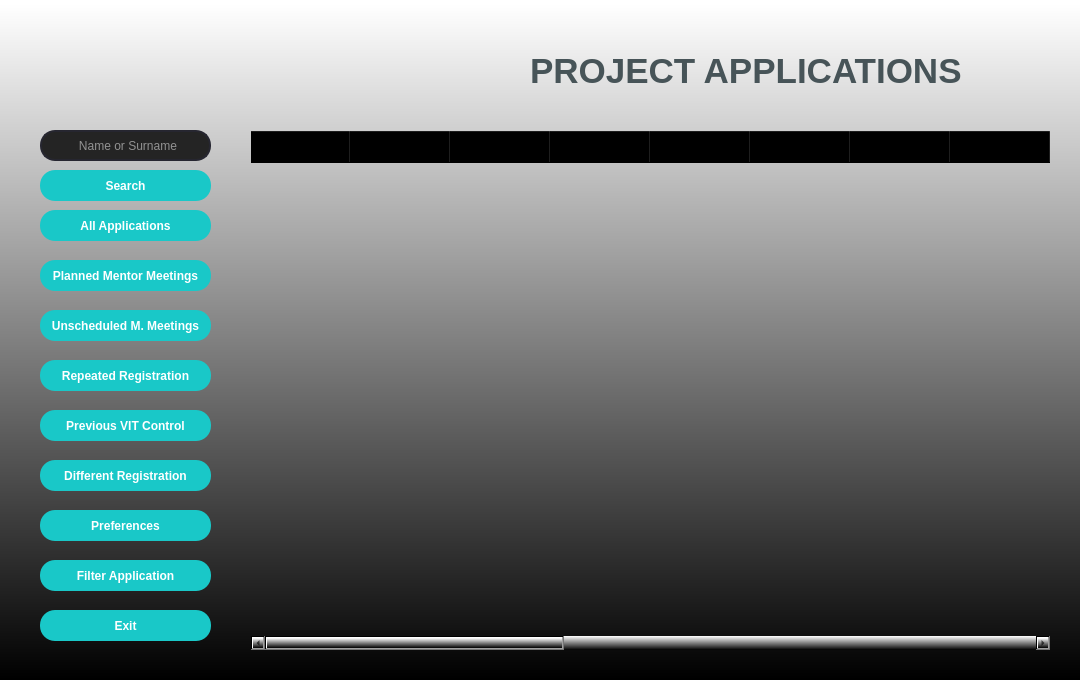
<?xml version="1.0" encoding="UTF-8"?>
<ui version="4.0">
 <class>Form</class>
 <widget class="QWidget" name="Form">
  <property name="geometry">
   <rect>
    <x>0</x>
    <y>0</y>
    <width>1080</width>
    <height>680</height>
   </rect>
  </property>
  <property name="minimumSize">
   <size>
    <width>1080</width>
    <height>680</height>
   </size>
  </property>
  <property name="maximumSize">
   <size>
    <width>1080</width>
    <height>680</height>
   </size>
  </property>
  <property name="windowTitle">
   <string>APPLICATION</string>
  </property>
  <property name="windowIcon">
   <iconset>
    <normaloff>pictures/wehere_icon.png</normaloff>pictures/wehere_icon.png</iconset>
  </property>
  <property name="styleSheet">
   <string notr="true">background-color: qlineargradient(spread:pad, x1:0.499773, y1:1, x2:0.5, y2:0.00568182, stop:0 rgba(0, 0, 0, 255), stop:1 rgba(255, 255, 255, 255));</string>
  </property>
  <widget class="QPushButton" name="pushButton_app_all_app">
   <property name="geometry">
    <rect>
     <x>40</x>
     <y>210</y>
     <width>171</width>
     <height>31</height>
    </rect>
   </property>
   <property name="font">
    <font>
     <bold>true</bold>
    </font>
   </property>
   <property name="styleSheet">
    <string notr="true">QPushButton{
	border-radius : 15px;
	background-color : rgb(25, 200, 200);
	color: rgb(255, 255, 255);
}
QPushButton:hover{
	background-color: rgb(20, 135, 135);
}</string>
   </property>
   <property name="text">
    <string>All Applications</string>
   </property>
  </widget>
  <widget class="QLabel" name="label">
   <property name="geometry">
    <rect>
     <x>270</x>
     <y>22</y>
     <width>261</width>
     <height>101</height>
    </rect>
   </property>
   <property name="styleSheet">
    <string notr="true">background-color: rgba(0, 0, 0,0%);</string>
   </property>
   <property name="text">
    <string/>
   </property>
   <property name="pixmap">
    <pixmap>pictures/wehere_logo.ico</pixmap>
   </property>
  </widget>
  <widget class="QPushButton" name="pushButton_app_planned_mentor">
   <property name="geometry">
    <rect>
     <x>40</x>
     <y>260</y>
     <width>171</width>
     <height>31</height>
    </rect>
   </property>
   <property name="font">
    <font>
     <bold>true</bold>
    </font>
   </property>
   <property name="styleSheet">
    <string notr="true">QPushButton{
	border-radius : 15px;
	background-color : rgb(25, 200, 200);
	color: rgb(255, 255, 255);
}
QPushButton:hover{
	background-color: rgb(20, 135, 135);
}</string>
   </property>
   <property name="text">
    <string>Planned Mentor Meetings</string>
   </property>
  </widget>
  <widget class="QPushButton" name="pushButton_app_unscheduled_meeting">
   <property name="geometry">
    <rect>
     <x>40</x>
     <y>310</y>
     <width>171</width>
     <height>31</height>
    </rect>
   </property>
   <property name="font">
    <font>
     <bold>true</bold>
    </font>
   </property>
   <property name="styleSheet">
    <string notr="true">QPushButton{
	border-radius : 15px;
	background-color : rgb(25, 200, 200);
	color: rgb(255, 255, 255);
}
QPushButton:hover{
	background-color: rgb(20, 135, 135);
}</string>
   </property>
   <property name="text">
    <string>Unscheduled M. Meetings</string>
   </property>
  </widget>
  <widget class="QPushButton" name="pushButton_app_pre_vit_control">
   <property name="geometry">
    <rect>
     <x>40</x>
     <y>410</y>
     <width>171</width>
     <height>31</height>
    </rect>
   </property>
   <property name="font">
    <font>
     <bold>true</bold>
    </font>
   </property>
   <property name="styleSheet">
    <string notr="true">QPushButton{
	border-radius : 15px;
	background-color : rgb(25, 200, 200);
	color: rgb(255, 255, 255);
}
QPushButton:hover{
	background-color: rgb(20, 135, 135);
}</string>
   </property>
   <property name="text">
    <string>Previous VIT Control</string>
   </property>
  </widget>
  <widget class="QPushButton" name="pushButton_app_rep_registrations">
   <property name="geometry">
    <rect>
     <x>40</x>
     <y>360</y>
     <width>171</width>
     <height>31</height>
    </rect>
   </property>
   <property name="font">
    <font>
     <bold>true</bold>
    </font>
   </property>
   <property name="styleSheet">
    <string notr="true">QPushButton{
	border-radius : 15px;
	background-color : rgb(25, 200, 200);
	color: rgb(255, 255, 255);
}
QPushButton:hover{
	background-color: rgb(20, 135, 135);
}</string>
   </property>
   <property name="text">
    <string>Repeated Registration</string>
   </property>
  </widget>
  <widget class="QPushButton" name="pushButton_diff_registration">
   <property name="geometry">
    <rect>
     <x>40</x>
     <y>460</y>
     <width>171</width>
     <height>31</height>
    </rect>
   </property>
   <property name="font">
    <font>
     <bold>true</bold>
    </font>
   </property>
   <property name="styleSheet">
    <string notr="true">QPushButton{
	border-radius : 15px;
	background-color : rgb(25, 200, 200);
	color: rgb(255, 255, 255);
}
QPushButton:hover{
	background-color: rgb(20, 135, 135);
}</string>
   </property>
   <property name="text">
    <string>Different Registration</string>
   </property>
  </widget>
  <widget class="QPushButton" name="pushButton_app_preferences">
   <property name="geometry">
    <rect>
     <x>40</x>
     <y>510</y>
     <width>171</width>
     <height>31</height>
    </rect>
   </property>
   <property name="font">
    <font>
     <bold>true</bold>
    </font>
   </property>
   <property name="styleSheet">
    <string notr="true">QPushButton{
	border-radius : 15px;
	background-color : rgb(25, 200, 200);
	color: rgb(255, 255, 255);
}
QPushButton:hover{
	background-color: rgb(20, 135, 135);
}</string>
   </property>
   <property name="text">
    <string>Preferences</string>
   </property>
  </widget>
  <widget class="QPushButton" name="pushButton_app_filter_app">
   <property name="geometry">
    <rect>
     <x>40</x>
     <y>560</y>
     <width>171</width>
     <height>31</height>
    </rect>
   </property>
   <property name="font">
    <font>
     <bold>true</bold>
    </font>
   </property>
   <property name="styleSheet">
    <string notr="true">QPushButton{
	border-radius : 15px;
	background-color : rgb(25, 200, 200);
	color: rgb(255, 255, 255);
}
QPushButton:hover{
	background-color: rgb(20, 135, 135);
}</string>
   </property>
   <property name="text">
    <string>Filter Application</string>
   </property>
  </widget>
  <widget class="QPushButton" name="pushButton_app_exit">
   <property name="geometry">
    <rect>
     <x>40</x>
     <y>610</y>
     <width>171</width>
     <height>31</height>
    </rect>
   </property>
   <property name="font">
    <font>
     <bold>true</bold>
    </font>
   </property>
   <property name="styleSheet">
    <string notr="true">QPushButton{
	border-radius : 15px;
	background-color : rgb(25, 200, 200);
	color: rgb(255, 255, 255);
}
QPushButton:hover{
	background-color: rgb(20, 135, 135);
}</string>
   </property>
   <property name="text">
    <string>Exit</string>
   </property>
  </widget>
  <widget class="QPushButton" name="pushButton_app_search">
   <property name="geometry">
    <rect>
     <x>40</x>
     <y>170</y>
     <width>171</width>
     <height>31</height>
    </rect>
   </property>
   <property name="font">
    <font>
     <bold>true</bold>
    </font>
   </property>
   <property name="styleSheet">
    <string notr="true">QPushButton{
	border-radius : 15px;
	background-color : rgb(25, 200, 200);
	color: rgb(255, 255, 255);
}
QPushButton:hover{
	background-color: rgb(20, 135, 135);
}</string>
   </property>
   <property name="text">
    <string>Search</string>
   </property>
  </widget>
  <widget class="QTableWidget" name="tableWidget">
   <property name="geometry">
    <rect>
     <x>250</x>
     <y>130</y>
     <width>801</width>
     <height>521</height>
    </rect>
   </property>
   <property name="maximumSize">
    <size>
     <width>801</width>
     <height>16777215</height>
    </size>
   </property>
   <property name="styleSheet">
    <string notr="true">background-color: rgba(0, 0, 0,0%);</string>
   </property>
   <column>
    <property name="text">
     <string>Date</string>
    </property>
   </column>
   <column>
    <property name="text">
     <string>Mail</string>
    </property>
   </column>
   <column>
    <property name="text">
     <string>Telephone</string>
    </property>
   </column>
   <column>
    <property name="text">
     <string>Post Code</string>
    </property>
   </column>
   <column>
    <property name="text">
     <string>State</string>
    </property>
   </column>
   <column>
    <property name="text">
     <string>Status</string>
    </property>
   </column>
   <column>
    <property name="text">
     <string>Economical 
Situation</string>
    </property>
    <property name="whatsThis">
     <string/>
    </property>
   </column>
   <column>
    <property name="text">
     <string>Language Course</string>
    </property>
   </column>
   <column>
    <property name="text">
     <string>English Level</string>
    </property>
   </column>
   <column>
    <property name="text">
     <string>NL level</string>
    </property>
   </column>
   <column>
    <property name="text">
     <string>Municipality Press</string>
    </property>
   </column>
   <column>
    <property name="text">
     <string>Other Bootcamp</string>
    </property>
   </column>
   <column>
    <property name="text">
     <string>IT from Internet</string>
    </property>
   </column>
   <column>
    <property name="text">
     <string>Projects Involved</string>
    </property>
   </column>
   <column>
    <property name="text">
     <string>Which Part IT</string>
    </property>
   </column>
   <column>
    <property name="text">
     <string>Why IT</string>
    </property>
   </column>
   <column>
    <property name="text">
     <string>Motivation</string>
    </property>
   </column>
   <column>
    <property name="text">
     <string>Mentor Interview</string>
    </property>
   </column>
  </widget>
  <widget class="QLineEdit" name="lineEdit_app_username">
   <property name="enabled">
    <bool>true</bool>
   </property>
   <property name="geometry">
    <rect>
     <x>40</x>
     <y>130</y>
     <width>171</width>
     <height>31</height>
    </rect>
   </property>
   <property name="focusPolicy">
    <enum>Qt::StrongFocus</enum>
   </property>
   <property name="styleSheet">
    <string notr="true">QLineEdit {
  border: 2px solid rgb(38, 38, 48);
  border-radius: 15px;
  color: #FFF;
  padding-left: 15px;
  background-color: rgb(36, 36, 36);
 
}

QLineEdit:hover {
	border: 2px solid rgb(0, 255, 255);
}

 QLineEdit:focus  {
  border: 2px solid rgb(35, 218, 233);
  background-color: rgb(47, 47, 47);
}

   



</string>
   </property>
   <property name="text">
    <string/>
   </property>
   <property name="placeholderText">
    <string>      Name or Surname</string>
   </property>
  </widget>
  <widget class="QLabel" name="label_2">
   <property name="geometry">
    <rect>
     <x>530</x>
     <y>50</y>
     <width>491</width>
     <height>41</height>
    </rect>
   </property>
   <property name="font">
    <font>
     <pointsize>26</pointsize>
     <bold>true</bold>
    </font>
   </property>
   <property name="styleSheet">
    <string notr="true">background-color: rgba(0, 0, 0,0%);
color: rgb(71, 84, 88);</string>
   </property>
   <property name="text">
    <string>PROJECT APPLICATIONS</string>
   </property>
  </widget>
  <widget class="QLabel" name="label_3">
   <property name="geometry">
    <rect>
     <x>8</x>
     <y>10</y>
     <width>231</width>
     <height>121</height>
    </rect>
   </property>
   <property name="styleSheet">
    <string notr="true">background-color: rgba(0, 0, 0,0%);</string>
   </property>
   <property name="text">
    <string/>
   </property>
   <property name="pixmap">
    <pixmap>pictures/project_app.png</pixmap>
   </property>
   <property name="scaledContents">
    <bool>true</bool>
   </property>
  </widget>
 </widget>
 <resources/>
 <connections/>
</ui>
